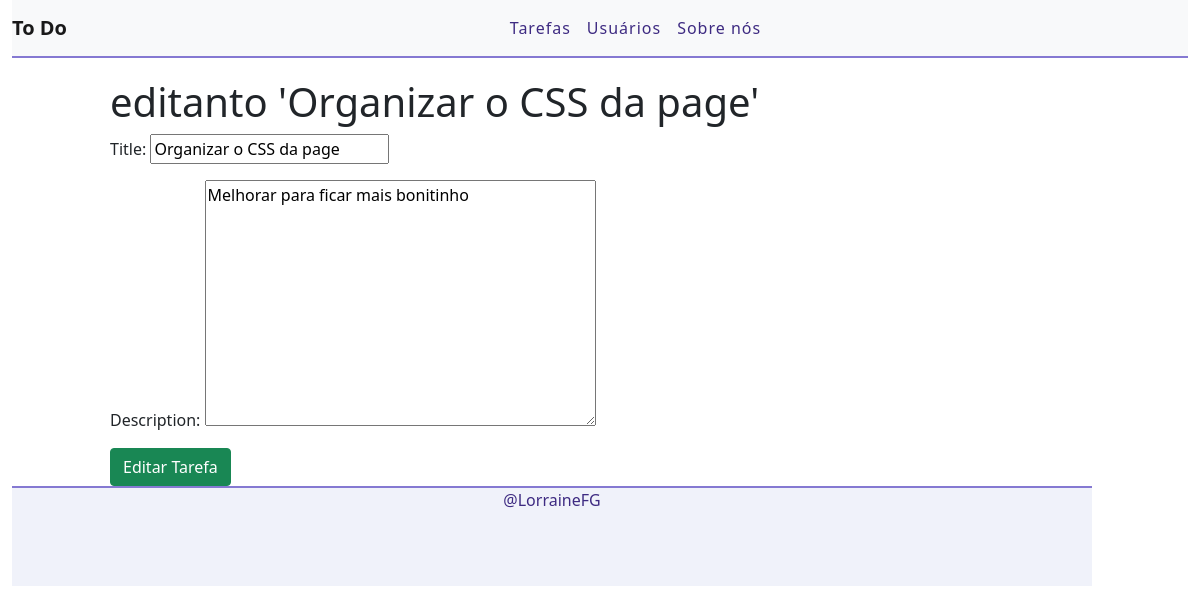
The app's page /edit/7 with its own data.
### task/models.py (models this page shows, shortened)
class Task(models.Model):
    STATUS = (
        ('Doing', 'Doing'),
        ('Done', 'Done'),
    )
    title = models.CharField(max_length=255)
    description = models.TextField()
    done = models.CharField(max_length=5, choices=STATUS)
    created_al = models.DateTimeField(auto_now_add=True)
    Uptade_al = models.DateTimeField(auto_now = True)

### task/views.py (the view)
# urls.py: path('edit/<int:id>', views.editTask, name = "edit-task"),
def editTask(request, id):
  task = get_object_or_404(Task, pk=id)
  form = TaskForm(instance=task)
  if(request.method == 'POST'):
    form = TaskForm(request.POST, instance=task)
    if(form.is_valid()):
      task.save()
      return redirect ('/')
    else:
      return render(request, 'task/edittask.html', {'form':form, 'task':task})
  else:
    return render(request, 'task/edittask.html', {'form':form, 'task':task})

### task/forms.py
class TaskForm(forms.ModelForm):
    class Meta:
        model = Task
        fields = ('title', 'description')

### task/templates/task/edittask.html (shortened to what this page needs)
{% extends 'base.html' %}
{% block content%}
<div class= "offset-1 col-10 list-div">
  <h1>editanto '{{task.title}}'</h1>
  <form method="POST">
      {{ form.as_p }}
    <input type="submit" class="btn btn-success" value="Editar Tarefa">
  </form>
</div>
{% endblock %}

### task/static/css/styles.css (style rules this page uses)
:root { --main-color: #3E2B82; --second-color: #8579D2; --base-color: #F0F2FA; --text-main-color: black; --text-second-color: #4A8E2F; --yellow-color:#BAC247; --blue-color: #B6DEE7; }
.list-div { padding: 0; }

### records on screen
Task: title "Organizar o CSS da page", description "Melhorar para ficar mais bonitinho"
